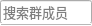
<?xml version="1.0" encoding="UTF-8"?>
<ui version="4.0">
 <class>GroupSearchWidget</class>
 <widget class="QWidget" name="GroupSearchWidget">
  <property name="geometry">
   <rect>
    <x>0</x>
    <y>0</y>
    <width>92</width>
    <height>26</height>
   </rect>
  </property>
  <property name="minimumSize">
   <size>
    <width>30</width>
    <height>26</height>
   </size>
  </property>
  <property name="acceptDrops">
   <bool>false</bool>
  </property>
  <property name="windowTitle">
   <string>GroupSearchWidget</string>
  </property>
  <layout class="QVBoxLayout" name="verticalLayout_2">
   <property name="spacing">
    <number>2</number>
   </property>
   <property name="leftMargin">
    <number>0</number>
   </property>
   <property name="topMargin">
    <number>0</number>
   </property>
   <property name="rightMargin">
    <number>0</number>
   </property>
   <property name="bottomMargin">
    <number>0</number>
   </property>
   <item>
    <widget class="QLineEdit" name="lineEdit">
     <property name="minimumSize">
      <size>
       <width>0</width>
       <height>24</height>
      </size>
     </property>
     <property name="maximumSize">
      <size>
       <width>16777215</width>
       <height>24</height>
      </size>
     </property>
     <property name="font">
      <font>
       <family>微软雅黑</family>
       <pointsize>10</pointsize>
      </font>
     </property>
     <property name="inputMask">
      <string/>
     </property>
     <property name="text">
      <string/>
     </property>
     <property name="placeholderText">
      <string>搜索群成员</string>
     </property>
    </widget>
   </item>
   <item>
    <layout class="QVBoxLayout" name="verticalLayout">
     <property name="spacing">
      <number>0</number>
     </property>
     <item>
      <widget class="Line" name="line_4">
       <property name="sizePolicy">
        <sizepolicy hsizetype="Expanding" vsizetype="Fixed">
         <horstretch>0</horstretch>
         <verstretch>0</verstretch>
        </sizepolicy>
       </property>
       <property name="minimumSize">
        <size>
         <width>0</width>
         <height>1</height>
        </size>
       </property>
       <property name="maximumSize">
        <size>
         <width>16777215</width>
         <height>1</height>
        </size>
       </property>
       <property name="orientation">
        <enum>Qt::Horizontal</enum>
       </property>
      </widget>
     </item>
     <item>
      <layout class="QHBoxLayout" name="horizontalLayout">
       <property name="spacing">
        <number>0</number>
       </property>
       <item>
        <widget class="Line" name="line">
         <property name="sizePolicy">
          <sizepolicy hsizetype="Fixed" vsizetype="Expanding">
           <horstretch>0</horstretch>
           <verstretch>0</verstretch>
          </sizepolicy>
         </property>
         <property name="minimumSize">
          <size>
           <width>1</width>
           <height>0</height>
          </size>
         </property>
         <property name="maximumSize">
          <size>
           <width>1</width>
           <height>16777215</height>
          </size>
         </property>
         <property name="orientation">
          <enum>Qt::Vertical</enum>
         </property>
        </widget>
       </item>
       <item>
        <widget class="QListWidget" name="listWidget">
         <property name="minimumSize">
          <size>
           <width>0</width>
           <height>1</height>
          </size>
         </property>
         <property name="verticalScrollBarPolicy">
          <enum>Qt::ScrollBarAlwaysOff</enum>
         </property>
         <property name="horizontalScrollBarPolicy">
          <enum>Qt::ScrollBarAlwaysOff</enum>
         </property>
        </widget>
       </item>
       <item>
        <widget class="Line" name="line_2">
         <property name="sizePolicy">
          <sizepolicy hsizetype="Fixed" vsizetype="Expanding">
           <horstretch>0</horstretch>
           <verstretch>0</verstretch>
          </sizepolicy>
         </property>
         <property name="minimumSize">
          <size>
           <width>1</width>
           <height>0</height>
          </size>
         </property>
         <property name="maximumSize">
          <size>
           <width>1</width>
           <height>16777215</height>
          </size>
         </property>
         <property name="orientation">
          <enum>Qt::Vertical</enum>
         </property>
        </widget>
       </item>
      </layout>
     </item>
     <item>
      <widget class="Line" name="line_3">
       <property name="sizePolicy">
        <sizepolicy hsizetype="Expanding" vsizetype="Fixed">
         <horstretch>0</horstretch>
         <verstretch>0</verstretch>
        </sizepolicy>
       </property>
       <property name="minimumSize">
        <size>
         <width>0</width>
         <height>1</height>
        </size>
       </property>
       <property name="maximumSize">
        <size>
         <width>16777215</width>
         <height>1</height>
        </size>
       </property>
       <property name="orientation">
        <enum>Qt::Horizontal</enum>
       </property>
      </widget>
     </item>
    </layout>
   </item>
  </layout>
 </widget>
 <layoutdefault spacing="6" margin="11"/>
 <resources/>
 <connections/>
</ui>
